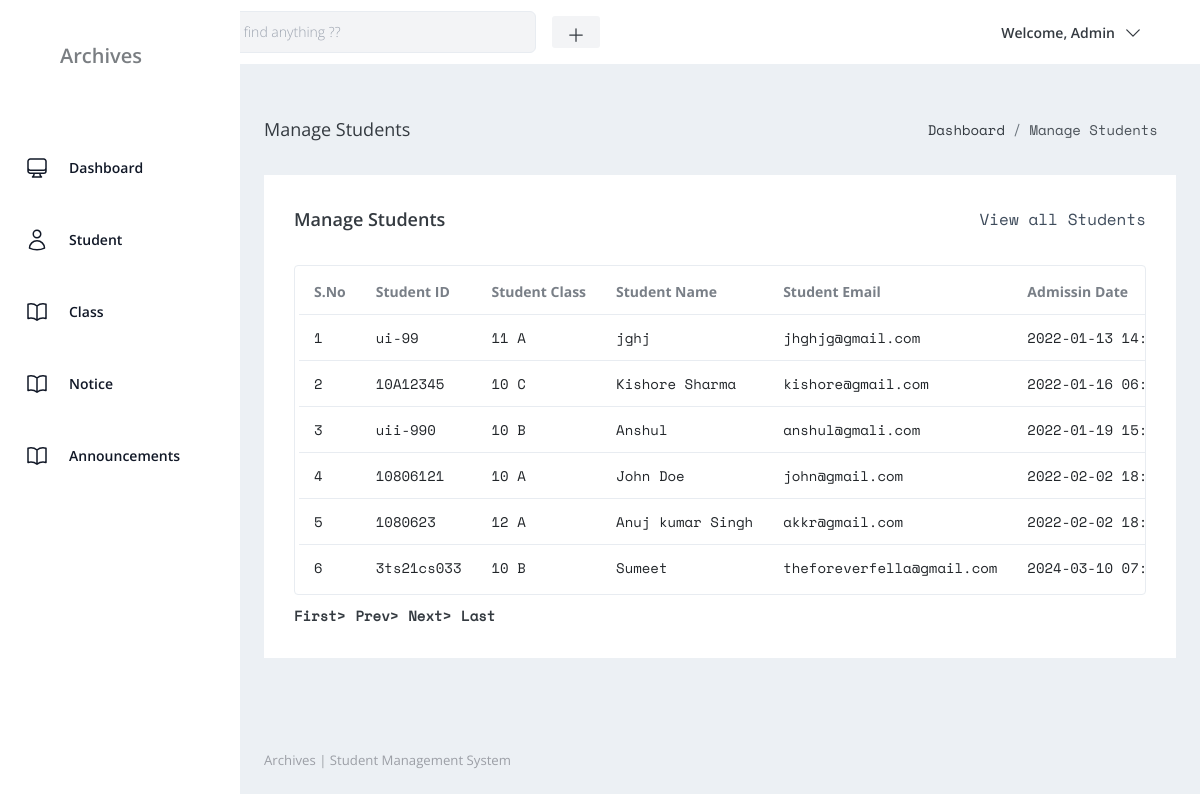
The page /admin/manage-students.php (signed in) on the database its author committed.
### tables this page shows
CREATE TABLE `tblstudent` (
  `ID` int NOT NULL,
  `StudentName` varchar(200) DEFAULT NULL,
  `StudentEmail` varchar(200) DEFAULT NULL,
  `StudentClass` varchar(100) DEFAULT NULL,
  `Gender` varchar(50) DEFAULT NULL,
  `DOB` date DEFAULT NULL,
  `StuID` varchar(200) DEFAULT NULL,
  `FatherName` mediumtext,
  `MotherName` mediumtext,
  `ContactNumber` bigint DEFAULT NULL,
  `AltenateNumber` bigint DEFAULT NULL,
  `Address` mediumtext,
  `UserName` varchar(200) DEFAULT NULL,
  `Password` varchar(200) DEFAULT NULL,
  `Image` varchar(200) DEFAULT NULL,
  `DateofAdmission` timestamp NULL DEFAULT CURRENT_TIMESTAMP
);

CREATE TABLE `tblclass` (
  `ID` int NOT NULL,
  `ClassName` varchar(50) DEFAULT NULL,
  `Section` varchar(20) DEFAULT NULL,
  `CreationDate` timestamp NULL DEFAULT CURRENT_TIMESTAMP
);

### admin/manage-students.php (the view, shortened to what this page needs)
<?php
include('includes/dbconnection.php');
if (strlen($_SESSION['sturecmsaid'] == 0)) {
  header('location:logout.php');
} else {
?>
  <!DOCTYPE html>
  <html lang="en">
  <head>
    <link href="https://cdn.jsdelivr.net/npm/daisyui@4.7.3/dist/full.min.css" rel="stylesheet" type="text/css" />
    <script src="https://cdn.tailwindcss.com"></script>
    <link rel="stylesheet" href="css/style.css" />
    <link rel="stylesheet" href="../includes/skin.css" />
    <link rel="stylesheet" href="vendors/simple-line-icons/css/simple-line-icons.css">
    <link rel="stylesheet" href="vendors/flag-icon-css/css/flag-icon.min.css">
    <link rel="stylesheet" href="vendors/css/vendor.bundle.base.css">
    <link rel="stylesheet" href="./vendors/daterangepicker/daterangepicker.css">
    <link rel="stylesheet" href="./vendors/chartist/chartist.min.css">
  </head>
  <body>
    <div class="container-scroller">
      <?php include_once('includes/header.php'); ?>
      <div class="container-fluid page-body-wrapper">
        <?php include_once('includes/sidebar.php'); ?>
        <div class="main-panel">
          <div class="content-wrapper">
            <div class="page-header">
              <h3 class="page-title"> Manage Students </h3>
              <nav aria-label="breadcrumb">
                <ol class="breadcrumb">
                  <li class="breadcrumb-item"><a href="dashboard.php">Dashboard</a></li>
                  <li class="breadcrumb-item active" aria-current="page"> Manage Students</li>
                </ol>
              </nav>
            </div>
            <div class="row">
              <div class="col-md-12 grid-margin stretch-card">
                <div class="card">
                  <div class="card-body">
                    <div class="d-sm-flex align-items-center mb-4">
                      <h4 class="card-title mb-sm-0">Manage Students</h4>
                      <a href="#" class="text-dark ml-auto mb-3 mb-sm-0"> View all Students</a>
                    </div>
                    <div class="table-responsive border rounded p-1">
                      <table class="table">
                        <thead>
                          <tr>
                            <th class="font-weight-bold">S.No</th>
                            <th class="font-weight-bold">Student ID</th>
                            <th class="font-weight-bold">Student Class</th>
                            <th class="font-weight-bold">Student Name</th>
                            <th class="font-weight-bold">Student Email</th>
                            <th class="font-weight-bold">Admissin Date</th>
                          </tr>
                        </thead>
                        <tbody>
                          <?php
                          if (isset($_GET['pageno'])) {
                            $pageno = $_GET['pageno'];
                          } else {
                            $pageno = 1;
                          }
                          $no_of_records_per_page = 15;
                          $offset = ($pageno - 1) * $no_of_records_per_page;
                          $ret = "SELECT ID FROM tblstudent";
                          $query1 = $dbh->prepare($ret);
                          $query1->execute();
                          $total_rows = $query1->rowCount();
                          $total_pages = ceil($total_rows / $no_of_records_per_page);
                          $sql = "SELECT tblstudent.StuID,tblstudent.ID as sid,tblstudent.StudentName,tblstudent.StudentEmail,tblstudent.DateofAdmission,tblclass.ClassName,tblclass.Section from tblstudent join tblclass on tblclass.ID=tblstudent.StudentClass LIMIT $offset, $no_of_records_per_page";
                          $query = $dbh->prepare($sql);
                          $query->execute();
                          $results = $query->fetchAll(PDO::FETCH_OBJ);
                          $cnt = 1;
                          if ($query->rowCount() > 0) {
                            foreach ($results as $row) {               ?>
                              <tr>
                                <td><?php echo htmlentities($cnt); ?></td>
                                <td><?php echo htmlentities($row->StuID); ?></td>
                                <td><?php echo htmlentities($row->ClassName); ?> <?php echo htmlentities($row->Section); ?></td>
                                <td><?php echo htmlentities($row->StudentName); ?></td>
                                <td><?php echo htmlentities($row->StudentEmail); ?></td>
                                <td><?php echo htmlentities($row->DateofAdmission); ?></td>
                              </tr><?php $cnt = $cnt + 1;
                                  }
                                } ?>
                        </tbody>
                      </table>
                    </div>
                    <div align="left">
                      <ul class="pagination">
                        <li><a href="?pageno=1"><strong>First></strong></a></li>
                        <li class="<?php if ($pageno <= 1) {
                                      echo 'disabled';
                                    } ?>">
                          <a href="<?php if ($pageno <= 1) {
                                      echo '#';
                                    } else {
                                      echo "?pageno=" . ($pageno - 1);
                                    } ?>"><strong style="padding-left: 10px">Prev></strong></a>
                        </li>
                        <li class="<?php if ($pageno >= $total_pages) {
                                      echo 'disabled';
                                    } ?>">
                          <a href="<?php if ($pageno >= $total_pages) {
                                      echo '#';
                                    } else {
                                      echo "?pageno=" . ($pageno + 1);
                                    } ?>"><strong style="padding-left: 10px">Next></strong></a>
                        </li>
                        <li><a href="?pageno=<?php echo $total_pages; ?>"><strong style="padding-left: 10px">Last</strong></a></li>
                      </ul>
                    </div>
                  </div>
                </div>
              </div>
            </div>
          </div>
          <?php include_once('includes/footer.php'); ?>
        </div>
      </div>
    </div>
  </body>
  </html><?php }  ?>

### admin/includes/header.php (shortened to what this page needs)
<?php
$aid = $_SESSION['sturecmsaid'];
$sql = "SELECT * from tbladmin where ID=:aid";
$query = $dbh->prepare($sql);
$query->bindParam(':aid', $aid, PDO::PARAM_STR);
$query->execute();
$results = $query->fetchAll(PDO::FETCH_OBJ);
if ($query->rowCount() > 0) {
  foreach ($results as $row) {               ?>
    <div class="navbar bg-white">
      <div class="navbar-center space-x-4">
        <div class="relative">
          <div class="absolute inset-y-0 start-0 flex items-center ps-3">
            <a href="search.php">
            </a>
          </div>
          <input type="text" id="simple-search" class="bg-gray-100 border border-gray-300 text-gray-900 text-sm rounded-md focus:ring-blue-500 focus:border-blue-500 block w-full lg:w-96 ps-10 p-2.5" placeholder="want to find anything ??" required />
        </div>
        <div class="dropdown dropdown-right dropdown-hover">
          <div tabindex="0" role="button" class="btn btn-sm btn-ghost bg-gray-100">
            <svg xmlns="http://www.w3.org/2000/svg" fill="none" viewBox="0 0 24 24" stroke-width="1.5" stroke="currentColor" class="w-5 h-5">
              <path stroke-linecap="round" stroke-linejoin="round" d="M12 4.5v15m7.5-7.5h-15" />
            </svg>
          </div>
        </div>
      </div>
      <div class="flex-none gap-2 navbar-end">
        <div class="dropdown dropdown-end">
          <div tabindex="0" role="button" class="btn btn-ghost flex">
            <h1> Welcome, <?php echo htmlentities($row->AdminName); ?></h1>
            <svg xmlns="http://www.w3.org/2000/svg" fill="none" viewBox="0 0 24 24" stroke-width="1.5" stroke="currentColor" class="w-5 h-5">
              <path stroke-linecap="round" stroke-linejoin="round" d="m19.5 8.25-7.5 7.5-7.5-7.5" />
            </svg>
          </div>
        </div>
      </div>
    </div>
<?php $cnt = $cnt + 1;
  }
} ?>

### includes/skin.css (style rules this page uses)
html,body { font-family: spacemon; }

### rows shown on the page
tblstudent: StuID "ui-99", tblclass.ClassName "11", tblclass.Section "A", StudentName "jghj", StudentEmail "jhghjg@gmail.com", DateofAdmission "2022-01-13…"
tblstudent: StuID "10A12345", tblclass.ClassName "10", tblclass.Section "C", StudentName "Kishore Sharma", StudentEmail "kishore@gmail.com", DateofAdmission "2022-01-16…"
tblstudent: StuID "uii-990", tblclass.ClassName "10", tblclass.Section "B", StudentName "Anshul", StudentEmail "anshul@gmali.com", DateofAdmission "2022-01-19…"
tblstudent: StuID "10806121", tblclass.ClassName "10", tblclass.Section "A", StudentName "John Doe", StudentEmail "john@gmail.com", DateofAdmission "2022-02-02…"
tblstudent: StuID "1080623", tblclass.ClassName "12", tblclass.Section "A", StudentName "Anuj kumar Singh", StudentEmail "akkr@gmail.com", DateofAdmission "2022-02-02…"
tblstudent: StuID "3ts21cs033", tblclass.ClassName "10", tblclass.Section "B", StudentName "Sumeet", StudentEmail "theforeverfella@gmail.com", DateofAdmission "2024-03-10…"

### other values the page prints
$row->AdminName "Admin"
